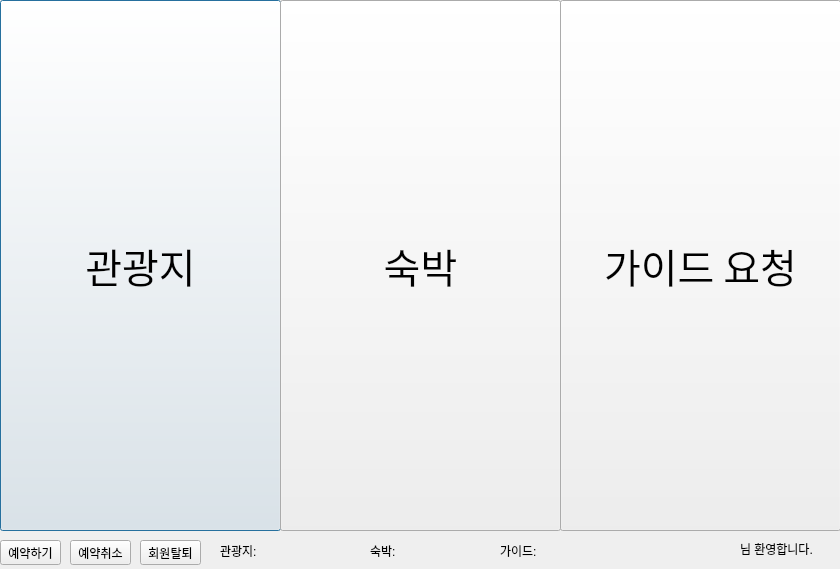
<?xml version="1.0" encoding="UTF-8"?>
<ui version="4.0">
 <class>menu</class>
 <widget class="QDialog" name="menu">
  <property name="geometry">
   <rect>
    <x>0</x>
    <y>0</y>
    <width>840</width>
    <height>569</height>
   </rect>
  </property>
  <property name="windowTitle">
   <string>Dialog</string>
  </property>
  <widget class="QPushButton" name="pushButton">
   <property name="geometry">
    <rect>
     <x>0</x>
     <y>0</y>
     <width>281</width>
     <height>531</height>
    </rect>
   </property>
   <property name="font">
    <font>
     <family>ori1Uni</family>
     <pointsize>30</pointsize>
     <weight>50</weight>
     <italic>false</italic>
     <bold>false</bold>
    </font>
   </property>
   <property name="text">
    <string>관광지</string>
   </property>
  </widget>
  <widget class="QPushButton" name="pushButton_2">
   <property name="geometry">
    <rect>
     <x>280</x>
     <y>0</y>
     <width>281</width>
     <height>531</height>
    </rect>
   </property>
   <property name="font">
    <font>
     <family>ori1Uni</family>
     <pointsize>30</pointsize>
     <weight>50</weight>
     <italic>false</italic>
     <bold>false</bold>
    </font>
   </property>
   <property name="text">
    <string>숙박</string>
   </property>
  </widget>
  <widget class="QPushButton" name="pushButton_3">
   <property name="geometry">
    <rect>
     <x>560</x>
     <y>0</y>
     <width>281</width>
     <height>531</height>
    </rect>
   </property>
   <property name="font">
    <font>
     <family>ori1Uni</family>
     <pointsize>30</pointsize>
     <weight>50</weight>
     <italic>false</italic>
     <bold>false</bold>
    </font>
   </property>
   <property name="text">
    <string>가이드 요청</string>
   </property>
  </widget>
  <widget class="QLabel" name="label">
   <property name="geometry">
    <rect>
     <x>690</x>
     <y>540</y>
     <width>51</width>
     <height>17</height>
    </rect>
   </property>
   <property name="text">
    <string/>
   </property>
  </widget>
  <widget class="QLabel" name="label_2">
   <property name="geometry">
    <rect>
     <x>740</x>
     <y>540</y>
     <width>91</width>
     <height>17</height>
    </rect>
   </property>
   <property name="text">
    <string>님 환영합니다.</string>
   </property>
  </widget>
  <widget class="QLabel" name="label_3">
   <property name="geometry">
    <rect>
     <x>220</x>
     <y>540</y>
     <width>51</width>
     <height>21</height>
    </rect>
   </property>
   <property name="text">
    <string>관광지:</string>
   </property>
  </widget>
  <widget class="QLabel" name="beachlabel">
   <property name="geometry">
    <rect>
     <x>270</x>
     <y>540</y>
     <width>91</width>
     <height>20</height>
    </rect>
   </property>
   <property name="text">
    <string/>
   </property>
  </widget>
  <widget class="QLabel" name="label_5">
   <property name="geometry">
    <rect>
     <x>370</x>
     <y>540</y>
     <width>31</width>
     <height>21</height>
    </rect>
   </property>
   <property name="text">
    <string>숙박:</string>
   </property>
  </widget>
  <widget class="QLabel" name="guidelabel">
   <property name="geometry">
    <rect>
     <x>550</x>
     <y>540</y>
     <width>81</width>
     <height>20</height>
    </rect>
   </property>
   <property name="text">
    <string/>
   </property>
  </widget>
  <widget class="QLabel" name="facilitylabel">
   <property name="geometry">
    <rect>
     <x>410</x>
     <y>540</y>
     <width>91</width>
     <height>20</height>
    </rect>
   </property>
   <property name="text">
    <string/>
   </property>
  </widget>
  <widget class="QLabel" name="label_8">
   <property name="geometry">
    <rect>
     <x>500</x>
     <y>540</y>
     <width>51</width>
     <height>21</height>
    </rect>
   </property>
   <property name="text">
    <string>가이드:</string>
   </property>
  </widget>
  <widget class="QPushButton" name="pushButton_4">
   <property name="geometry">
    <rect>
     <x>0</x>
     <y>540</y>
     <width>61</width>
     <height>25</height>
    </rect>
   </property>
   <property name="text">
    <string>예약하기</string>
   </property>
  </widget>
  <widget class="QPushButton" name="pushButton_5">
   <property name="geometry">
    <rect>
     <x>70</x>
     <y>540</y>
     <width>61</width>
     <height>25</height>
    </rect>
   </property>
   <property name="text">
    <string>예약취소</string>
   </property>
  </widget>
  <widget class="QPushButton" name="pushButton_6">
   <property name="geometry">
    <rect>
     <x>140</x>
     <y>540</y>
     <width>61</width>
     <height>25</height>
    </rect>
   </property>
   <property name="text">
    <string>회원탈퇴</string>
   </property>
  </widget>
 </widget>
 <resources/>
 <connections/>
</ui>
